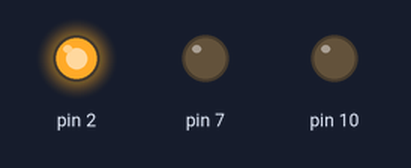
Bench run of a sketch on a simulated Arduino Uno, built with avr-gcc and run on an emulated ATmega328P. Parts: output pins drawn as LEDs (lit = HIGH).

Above: at 1.0 s.
At 3.0 s:
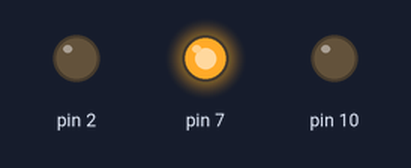
At 5.0 s:
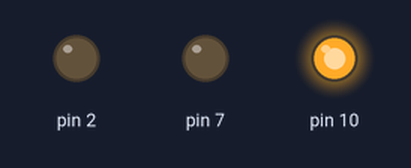
Timing chart, 0 to 7.8 s (numbered marks = the images above):
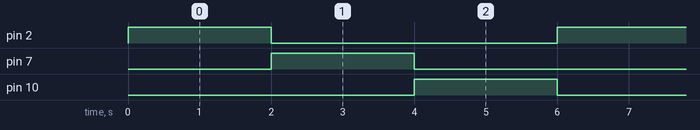

Measured:
- by itself, pin 2, pin 7, pin 10: alternates HIGH for 2.0 s and LOW for 4.0 s
- by itself, everything shown: repeats every 6.0 s, in 4 steps

The sketch:

traffic_light.ino
```cpp
void setup()
{
  Serial.begin(9600);
  pinMode(2,OUTPUT);
  pinMode(7,OUTPUT);
  pinMode(10,OUTPUT);
}


void loop()
{
  digitalWrite(2,HIGH);
  delay(2000);
  digitalWrite(2,LOW);
  delay(0);
  digitalWrite(7,HIGH);
  delay(2000);
  digitalWrite(7,LOW);
  delay(0);
  digitalWrite(10,HIGH);
  delay(2000);
  digitalWrite(10,LOW);
  delay(0);
}
```
